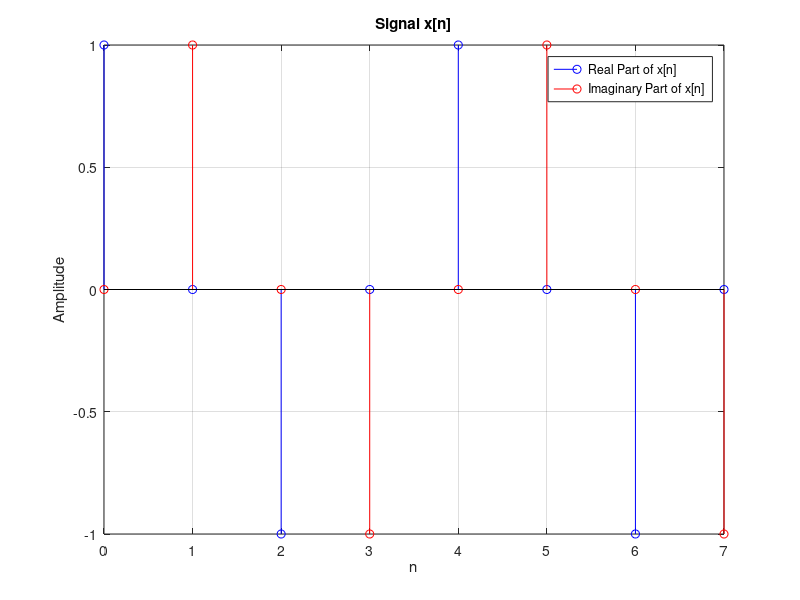
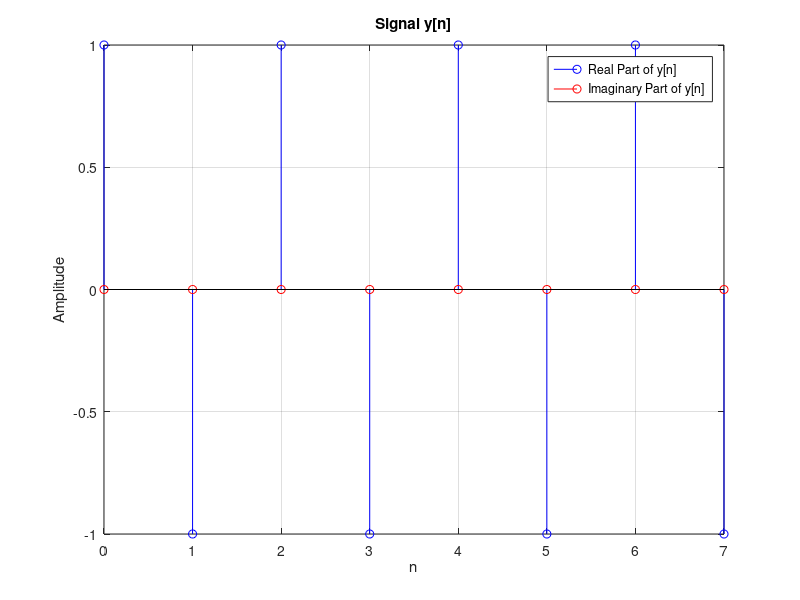

Recreate these plots in MATLAB, in order.
clc;
clear;

N = 8;  % Given value of N
n = 0:N-1;  % Define range of n

% Define the signals x[n] and y[n]
x = exp(1j * 4 * pi * n / N);
y = exp(1j * 8 * pi * n / N);

% Plot the real and imaginary parts of x[n]
figure;
stem(n, real(x), 'b', 'DisplayName', 'Real Part of x[n]');
hold on;
stem(n, imag(x), 'r', 'DisplayName', 'Imaginary Part of x[n]');
title('Signal x[n]');
xlabel('n');
ylabel('Amplitude');
legend;
grid on;

% Plot the real and imaginary parts of y[n]
figure;
stem(n, real(y), 'b', 'DisplayName', 'Real Part of y[n]');
hold on;
stem(n, imag(y), 'r', 'DisplayName', 'Imaginary Part of y[n]');
title('Signal y[n]');
xlabel('n');
ylabel('Amplitude');
legend;
grid on;

% Calculate energy and average power for x[n] and y[n]
energy_x = sum(abs(x).^2);
energy_y = sum(abs(y).^2);
average_power_x = mean(abs(x).^2);
average_power_y = mean(abs(y).^2);

% Display the energy and average power values
fprintf('Energy of x[n]: %.2f\n', energy_x);
fprintf('Energy of y[n]: %.2f\n', energy_y);
fprintf('Average Power of x[n]: %.2f\n', average_power_x);
fprintf('Average Power of y[n]: %.2f\n', average_power_y);

% Check for orthogonality
inner_product = sum(x .* conj(y));
fprintf('Inner Product of x[n] and y[n]: %.2f\n', inner_product);

% Check if they are orthogonal
if abs(inner_product) < 1e-10  % Tolerance to handle numerical precision
    disp('The signals x[n] and y[n] are orthogonal.');
else
    disp('The signals x[n] and y[n] are not orthogonal.');
end
